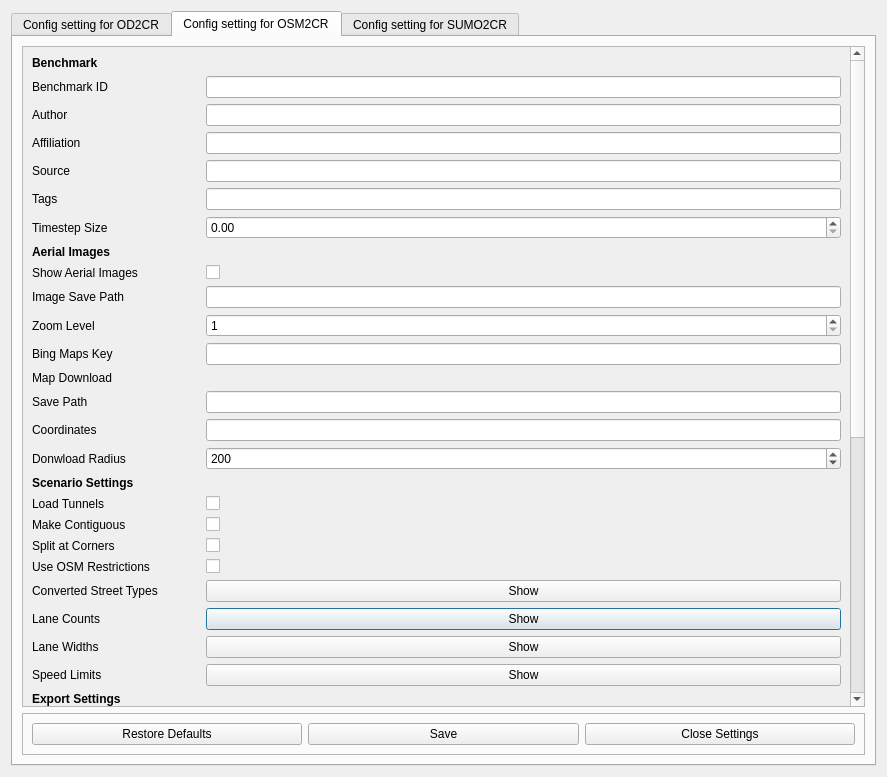
<?xml version="1.0" encoding="UTF-8"?>
<ui version="4.0">
 <class>SettingUi</class>
 <widget class="QDialog" name="SettingUi">
  <property name="geometry">
   <rect>
    <x>0</x>
    <y>0</y>
    <width>887</width>
    <height>777</height>
   </rect>
  </property>
  <property name="windowTitle">
   <string>Dialog</string>
  </property>
  <layout class="QGridLayout" name="gridLayout">
   <item row="0" column="0">
    <widget class="QTabWidget" name="tabWidget">
     <property name="currentIndex">
      <number>1</number>
     </property>
     <widget class="QWidget" name="tab_od2cr">
      <property name="sizePolicy">
       <sizepolicy hsizetype="Expanding" vsizetype="Expanding">
        <horstretch>0</horstretch>
        <verstretch>0</verstretch>
       </sizepolicy>
      </property>
      <attribute name="title">
       <string>Config setting for OD2CR</string>
      </attribute>
     </widget>
     <widget class="QWidget" name="tab_osm2cr">
      <attribute name="title">
       <string>Config setting for OSM2CR</string>
      </attribute>
      <layout class="QGridLayout" name="gridLayout_2">
       <item row="0" column="0">
        <layout class="QVBoxLayout" name="verticalLayout">
         <item>
          <widget class="QScrollArea" name="scrollArea">
           <property name="widgetResizable">
            <bool>true</bool>
           </property>
           <widget class="QWidget" name="scrollAreaWidgetContents_3">
            <property name="geometry">
             <rect>
              <x>0</x>
              <y>0</y>
              <width>829</width>
              <height>1267</height>
             </rect>
            </property>
            <layout class="QGridLayout" name="gridLayout_5">
             <item row="41" column="0">
              <widget class="QLabel" name="label_86">
               <property name="text">
                <string>Merge Distance</string>
               </property>
              </widget>
             </item>
             <item row="9" column="0">
              <widget class="QLabel" name="label_87">
               <property name="text">
                <string>Image Save Path</string>
               </property>
              </widget>
             </item>
             <item row="31" column="0">
              <widget class="QLabel" name="label_88">
               <property name="text">
                <string>Earth Radius</string>
               </property>
              </widget>
             </item>
             <item row="35" column="0">
              <widget class="QLabel" name="label_89">
               <property name="text">
                <string>Intersection Distance</string>
               </property>
              </widget>
             </item>
             <item row="5" column="2">
              <widget class="QLineEdit" name="le_tags_3"/>
             </item>
             <item row="33" column="0">
              <widget class="QLabel" name="label_90">
               <property name="text">
                <string>Internal Interpolation Distance</string>
               </property>
              </widget>
             </item>
             <item row="20" column="0">
              <widget class="QLabel" name="label_91">
               <property name="text">
                <string>Use OSM Restrictions</string>
               </property>
              </widget>
             </item>
             <item row="18" column="2">
              <widget class="QCheckBox" name="chk_make_contiguous_3">
               <property name="text">
                <string/>
               </property>
              </widget>
             </item>
             <item row="28" column="2">
              <widget class="QCheckBox" name="chk_utm_coordinates_3">
               <property name="text">
                <string/>
               </property>
              </widget>
             </item>
             <item row="8" column="0">
              <widget class="QLabel" name="label_92">
               <property name="text">
                <string>Show Aerial Images</string>
               </property>
              </widget>
             </item>
             <item row="35" column="2">
              <widget class="QDoubleSpinBox" name="sb_intersection_distance_3">
               <property name="maximum">
                <double>1000.000000000000000</double>
               </property>
              </widget>
             </item>
             <item row="0" column="0">
              <widget class="QLabel" name="label_93">
               <property name="font">
                <font>
                 <weight>75</weight>
                 <bold>true</bold>
                </font>
               </property>
               <property name="text">
                <string>Benchmark</string>
               </property>
              </widget>
             </item>
             <item row="4" column="2">
              <widget class="QLineEdit" name="le_source_3"/>
             </item>
             <item row="8" column="2">
              <widget class="QCheckBox" name="chb_aerial_3">
               <property name="text">
                <string/>
               </property>
              </widget>
             </item>
             <item row="7" column="0">
              <widget class="QLabel" name="label_94">
               <property name="font">
                <font>
                 <weight>75</weight>
                 <bold>true</bold>
                </font>
               </property>
               <property name="text">
                <string>Aerial Images</string>
               </property>
              </widget>
             </item>
             <item row="13" column="0">
              <widget class="QLabel" name="label_95">
               <property name="text">
                <string>Save Path</string>
               </property>
              </widget>
             </item>
             <item row="30" column="0">
              <widget class="QLabel" name="label_96">
               <property name="font">
                <font>
                 <weight>75</weight>
                 <bold>true</bold>
                </font>
               </property>
               <property name="text">
                <string>Internal Settings</string>
               </property>
              </widget>
             </item>
             <item row="39" column="0">
              <widget class="QLabel" name="label_97">
               <property name="text">
                <string>Cluster Length</string>
               </property>
              </widget>
             </item>
             <item row="10" column="2">
              <widget class="QSpinBox" name="sb_zoom_level_3">
               <property name="minimum">
                <number>1</number>
               </property>
               <property name="maximum">
                <number>23</number>
               </property>
              </widget>
             </item>
             <item row="31" column="2">
              <widget class="QSpinBox" name="sb_eart_radius_3">
               <property name="maximum">
                <number>100000000</number>
               </property>
               <property name="value">
                <number>6371000</number>
               </property>
              </widget>
             </item>
             <item row="1" column="0">
              <widget class="QLabel" name="label_98">
               <property name="text">
                <string>Benchmark ID</string>
               </property>
              </widget>
             </item>
             <item row="10" column="0">
              <widget class="QLabel" name="label_99">
               <property name="text">
                <string>Zoom Level</string>
               </property>
              </widget>
             </item>
             <item row="17" column="2">
              <widget class="QCheckBox" name="chk_load_tunnels_3">
               <property name="text">
                <string/>
               </property>
              </widget>
             </item>
             <item row="19" column="2">
              <widget class="QCheckBox" name="chk_split_corners_3">
               <property name="text">
                <string/>
               </property>
              </widget>
             </item>
             <item row="17" column="0">
              <widget class="QLabel" name="label_100">
               <property name="text">
                <string>Load Tunnels</string>
               </property>
              </widget>
             </item>
             <item row="9" column="2">
              <widget class="QLineEdit" name="le_img_save_path_3"/>
             </item>
             <item row="16" column="0">
              <widget class="QLabel" name="label_101">
               <property name="font">
                <font>
                 <weight>75</weight>
                 <bold>true</bold>
                </font>
               </property>
               <property name="text">
                <string>Scenario Settings</string>
               </property>
              </widget>
             </item>
             <item row="37" column="2">
              <widget class="QDoubleSpinBox" name="sb_soft_angle_treshold_3">
               <property name="maximum">
                <double>180.000000000000000</double>
               </property>
              </widget>
             </item>
             <item row="34" column="2">
              <widget class="QDoubleSpinBox" name="sb_bezier_parameter_3">
               <property name="maximum">
                <double>0.500000000000000</double>
               </property>
               <property name="value">
                <double>0.350000000000000</double>
               </property>
              </widget>
             </item>
             <item row="38" column="0">
              <widget class="QLabel" name="label_102">
               <property name="text">
                <string>Lane Segment Angle Threshold</string>
               </property>
              </widget>
             </item>
             <item row="3" column="0">
              <widget class="QLabel" name="label_103">
               <property name="text">
                <string>Affiliation</string>
               </property>
              </widget>
             </item>
             <item row="12" column="0">
              <widget class="QLabel" name="label_104">
               <property name="text">
                <string>Map Download</string>
               </property>
              </widget>
             </item>
             <item row="15" column="0">
              <widget class="QLabel" name="label_105">
               <property name="text">
                <string>Donwload Radius</string>
               </property>
              </widget>
             </item>
             <item row="1" column="2">
              <widget class="QLineEdit" name="le_benchmark_id_3"/>
             </item>
             <item row="6" column="2">
              <widget class="QDoubleSpinBox" name="sb_time_step_size_3">
               <property name="maximum">
                <double>1000.000000000000000</double>
               </property>
              </widget>
             </item>
             <item row="6" column="0">
              <widget class="QLabel" name="label_106">
               <property name="text">
                <string>Timestep Size</string>
               </property>
              </widget>
             </item>
             <item row="3" column="2">
              <widget class="QLineEdit" name="le_affiliation_3"/>
             </item>
             <item row="14" column="2">
              <widget class="QLineEdit" name="le_coordinates_3"/>
             </item>
             <item row="5" column="0">
              <widget class="QLabel" name="label_107">
               <property name="text">
                <string>Tags</string>
               </property>
              </widget>
             </item>
             <item row="33" column="2">
              <widget class="QDoubleSpinBox" name="sb_internal_interpolation_distance_3">
               <property name="minimum">
                <double>0.010000000000000</double>
               </property>
               <property name="maximum">
                <double>1000.000000000000000</double>
               </property>
              </widget>
             </item>
             <item row="22" column="2">
              <widget class="QPushButton" name="btn_edit_lane_counts_3">
               <property name="text">
                <string>Show</string>
               </property>
              </widget>
             </item>
             <item row="24" column="2">
              <widget class="QPushButton" name="btn_edit_speed_limits_3">
               <property name="text">
                <string>Show</string>
               </property>
              </widget>
             </item>
             <item row="22" column="0">
              <widget class="QLabel" name="label_108">
               <property name="text">
                <string>Lane Counts</string>
               </property>
              </widget>
             </item>
             <item row="32" column="2">
              <widget class="QCheckBox" name="chk_delete_short_edges_3">
               <property name="text">
                <string/>
               </property>
              </widget>
             </item>
             <item row="25" column="0">
              <widget class="QLabel" name="label_109">
               <property name="font">
                <font>
                 <weight>75</weight>
                 <bold>true</bold>
                </font>
               </property>
               <property name="text">
                <string>Export Settings</string>
               </property>
              </widget>
             </item>
             <item row="19" column="0">
              <widget class="QLabel" name="label_110">
               <property name="text">
                <string>Split at Corners</string>
               </property>
              </widget>
             </item>
             <item row="27" column="2">
              <widget class="QDoubleSpinBox" name="sb_compression_threshold_3">
               <property name="maximum">
                <double>1000.000000000000000</double>
               </property>
              </widget>
             </item>
             <item row="21" column="2">
              <widget class="QPushButton" name="btn_edit_street_types_3">
               <property name="text">
                <string>Show</string>
               </property>
              </widget>
             </item>
             <item row="27" column="0">
              <widget class="QLabel" name="label_111">
               <property name="text">
                <string>Compression Threshold</string>
               </property>
              </widget>
             </item>
             <item row="26" column="0">
              <widget class="QLabel" name="label_112">
               <property name="text">
                <string>Interpolation Distance</string>
               </property>
              </widget>
             </item>
             <item row="28" column="0">
              <widget class="QLabel" name="label_113">
               <property name="text">
                <string>UTM Coordinates</string>
               </property>
              </widget>
             </item>
             <item row="32" column="0">
              <widget class="QLabel" name="label_114">
               <property name="text">
                <string>Delete Short Edges</string>
               </property>
              </widget>
             </item>
             <item row="11" column="2">
              <widget class="QLineEdit" name="le_bing_maps_key_3"/>
             </item>
             <item row="21" column="0">
              <widget class="QLabel" name="label_115">
               <property name="text">
                <string>Converted Street Types</string>
               </property>
              </widget>
             </item>
             <item row="11" column="0">
              <widget class="QLabel" name="label_116">
               <property name="text">
                <string>Bing Maps Key</string>
               </property>
              </widget>
             </item>
             <item row="26" column="2">
              <widget class="QDoubleSpinBox" name="sb_interpolation_distance_3">
               <property name="minimum">
                <double>0.010000000000000</double>
               </property>
               <property name="maximum">
                <double>1000.000000000000000</double>
               </property>
              </widget>
             </item>
             <item row="24" column="0">
              <widget class="QLabel" name="label_117">
               <property name="text">
                <string>Speed Limits</string>
               </property>
              </widget>
             </item>
             <item row="23" column="0">
              <widget class="QLabel" name="label_118">
               <property name="text">
                <string>Lane Widths</string>
               </property>
              </widget>
             </item>
             <item row="20" column="2">
              <widget class="QCheckBox" name="chk_use_restrictions_3">
               <property name="text">
                <string/>
               </property>
              </widget>
             </item>
             <item row="40" column="0">
              <widget class="QLabel" name="label_119">
               <property name="text">
                <string>Cluster Length Treshold</string>
               </property>
              </widget>
             </item>
             <item row="34" column="0">
              <widget class="QLabel" name="label_120">
               <property name="text">
                <string>Bezier Parameter</string>
               </property>
              </widget>
             </item>
             <item row="41" column="2">
              <widget class="QDoubleSpinBox" name="sb_merge_distance_3">
               <property name="maximum">
                <double>1000000.000000000000000</double>
               </property>
              </widget>
             </item>
             <item row="18" column="0">
              <widget class="QLabel" name="label_121">
               <property name="text">
                <string>Make Contiguous</string>
               </property>
              </widget>
             </item>
             <item row="37" column="0">
              <widget class="QLabel" name="label_122">
               <property name="text">
                <string>Soft Angle Threshold</string>
               </property>
              </widget>
             </item>
             <item row="23" column="2">
              <widget class="QPushButton" name="btn_edit_lane_widths_3">
               <property name="text">
                <string>Show</string>
               </property>
              </widget>
             </item>
             <item row="39" column="2">
              <widget class="QDoubleSpinBox" name="sb_cluster_length_3">
               <property name="maximum">
                <double>1000000.000000000000000</double>
               </property>
              </widget>
             </item>
             <item row="38" column="2">
              <widget class="QDoubleSpinBox" name="sb_lane_segment_angle_treshold_3">
               <property name="maximum">
                <double>180.000000000000000</double>
               </property>
              </widget>
             </item>
             <item row="40" column="2">
              <widget class="QDoubleSpinBox" name="sb_cluster_length_treshold_3">
               <property name="maximum">
                <double>1000000.000000000000000</double>
               </property>
              </widget>
             </item>
             <item row="15" column="2">
              <widget class="QSpinBox" name="sb_donwload_radius_3">
               <property name="maximum">
                <number>1000000</number>
               </property>
               <property name="value">
                <number>200</number>
               </property>
              </widget>
             </item>
             <item row="29" column="2">
              <widget class="QCheckBox" name="chk_filter_points_3">
               <property name="text">
                <string/>
               </property>
              </widget>
             </item>
             <item row="2" column="0">
              <widget class="QLabel" name="label_123">
               <property name="text">
                <string>Author</string>
               </property>
              </widget>
             </item>
             <item row="36" column="2">
              <widget class="QCheckBox" name="chk_intersection_distance_respect_3">
               <property name="text">
                <string/>
               </property>
              </widget>
             </item>
             <item row="4" column="0">
              <widget class="QLabel" name="label_124">
               <property name="text">
                <string>Source</string>
               </property>
              </widget>
             </item>
             <item row="14" column="0">
              <widget class="QLabel" name="label_125">
               <property name="text">
                <string>Coordinates</string>
               </property>
              </widget>
             </item>
             <item row="2" column="2">
              <widget class="QLineEdit" name="le_author_3"/>
             </item>
             <item row="29" column="0">
              <widget class="QLabel" name="label_126">
               <property name="text">
                <string>Filter Points</string>
               </property>
              </widget>
             </item>
             <item row="13" column="2">
              <widget class="QLineEdit" name="le_save_path_3"/>
             </item>
             <item row="36" column="0">
              <widget class="QLabel" name="label_127">
               <property name="text">
                <string>Intersection Distance with
respect to other roads</string>
               </property>
              </widget>
             </item>
            </layout>
           </widget>
          </widget>
         </item>
         <item>
          <widget class="QFrame" name="frame">
           <property name="frameShape">
            <enum>QFrame::StyledPanel</enum>
           </property>
           <property name="frameShadow">
            <enum>QFrame::Raised</enum>
           </property>
           <layout class="QGridLayout" name="gridLayout_6">
            <item row="0" column="2">
             <widget class="QPushButton" name="btn_close_2">
              <property name="text">
               <string>Close Settings</string>
              </property>
             </widget>
            </item>
            <item row="0" column="1">
             <widget class="QPushButton" name="btn_save_2">
              <property name="text">
               <string>Save</string>
              </property>
             </widget>
            </item>
            <item row="0" column="0">
             <widget class="QPushButton" name="btn_restore_defaults_2">
              <property name="text">
               <string>Restore Defaults</string>
              </property>
             </widget>
            </item>
           </layout>
          </widget>
         </item>
        </layout>
       </item>
      </layout>
     </widget>
     <widget class="QWidget" name="tab_sumo2cr">
      <attribute name="title">
       <string>Config setting for SUMO2CR</string>
      </attribute>
     </widget>
    </widget>
   </item>
  </layout>
 </widget>
 <resources/>
 <connections/>
</ui>
